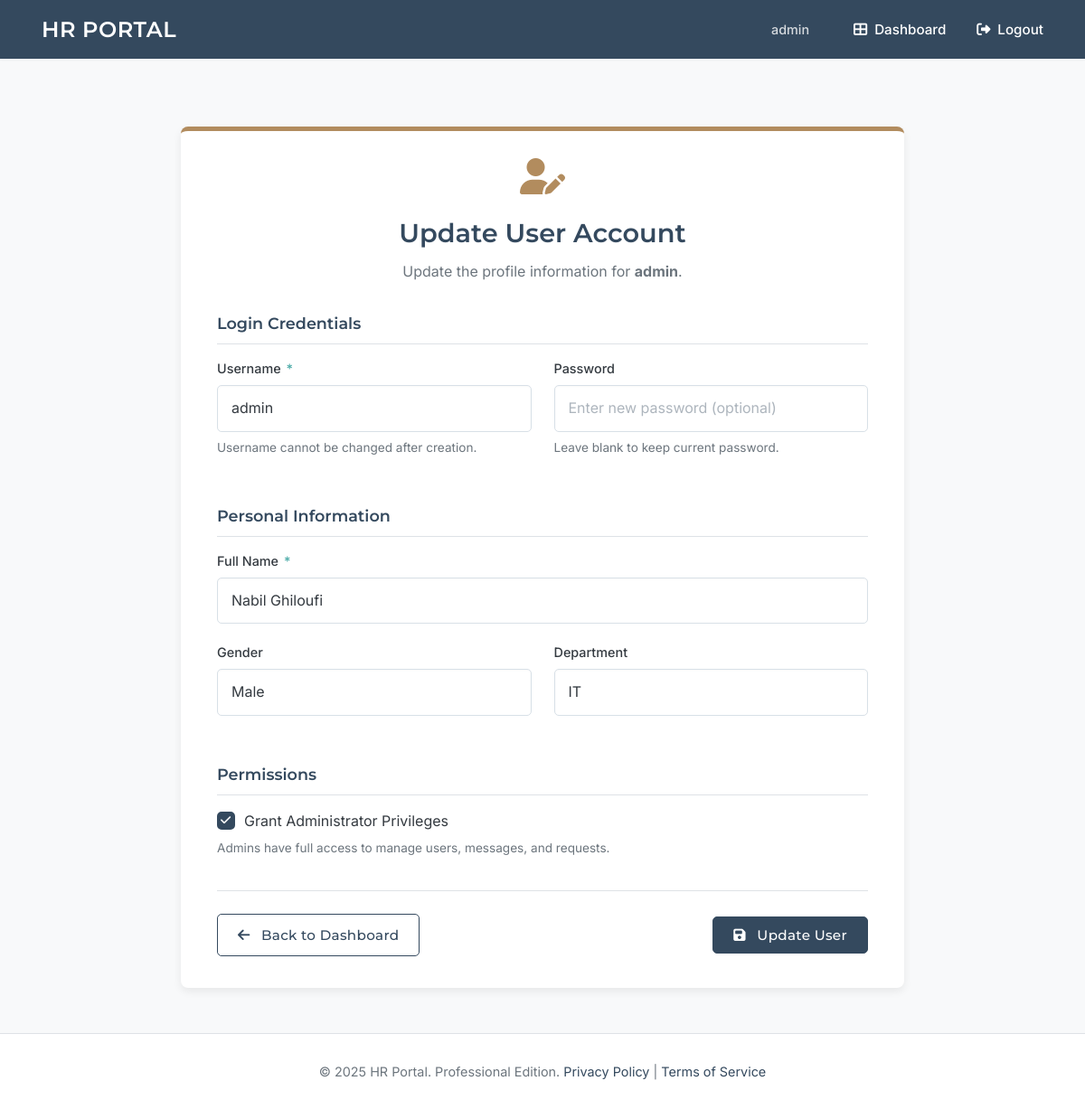
The page /admin/users/update/1 (signed in) on the database as committed earlier.
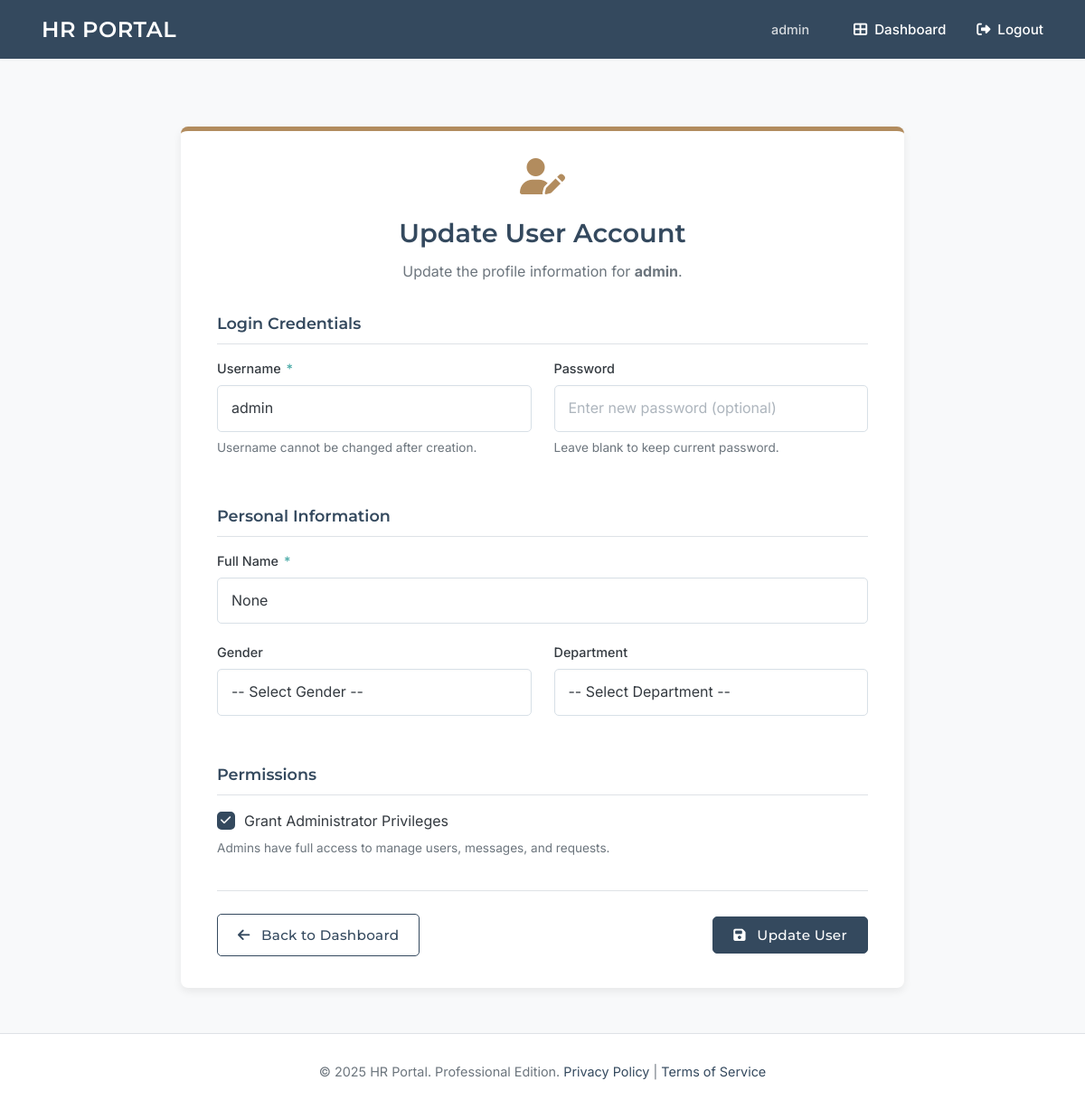
The same page on the database as committed later.
### tables this page shows
CREATE TABLE users (
    id INTEGER PRIMARY KEY AUTOINCREMENT,
    username TEXT UNIQUE NOT NULL,
    password_hash TEXT NOT NULL,
    is_admin BOOLEAN NOT NULL DEFAULT 0,
    full_name TEXT,             -- NEW
    gender TEXT,                -- NEW (e.g., 'male', 'female', 'other', 'prefer_not_to_say')
    department TEXT             -- NEW
);

### app.py (the view, shortened to what this page needs)
@app.route('/admin/users/update/<int:user_id>', methods=['GET', 'POST'])
@login_required
@admin_required
def admin_update_user(user_id):
    db = get_db()
    user_to_update = db.execute('SELECT id, username, is_admin, full_name, gender, department FROM users WHERE id = ?', (user_id,)).fetchone()
    if not user_to_update: flash('User not found.', 'error'); return redirect(url_for('dashboard'))
    return render_template('admin_user_form.html', action="Update", user=user_to_update, department_choices=DEPARTMENT_CHOICES, gender_choices=GENDER_CHOICES)

### app.py (called while the page is built)
def get_db():
    if 'db' not in g:
        try:
            os.makedirs(app.instance_path, exist_ok=True)
            os.makedirs(app.config['UPLOAD_FOLDER'], exist_ok=True)
            os.makedirs(app.config['PAYSLIP_UPLOAD_FOLDER'], exist_ok=True)
        except OSError as e:
            app.logger.error(f"Error creating instance/upload paths: {e}")
        g.db = sqlite3.connect(app.config['DATABASE'], detect_types=sqlite3.PARSE_DECLTYPES)
        g.db.row_factory = sqlite3.Row
    return g.db

def login_required(view):
    @wraps(view)
    def wrapped_view(**kwargs):
        if getattr(g, 'user', None) is None:
            flash('Please log in to access this page.', 'error'); return redirect(url_for('login', next=request.url))
        return view(**kwargs)
    return wrapped_view

def admin_required(view):
    @wraps(view)
    def wrapped_view(**kwargs):
        current_user = getattr(g, 'user', None)
        if not current_user or not current_user['is_admin']:
            flash('You do not have permission to access this page.', 'error'); return redirect(url_for('dashboard'))
        return view(**kwargs)
    return wrapped_view

### templates/admin_user_form.html (shortened to what the changed rows need)
{% extends 'base.html' %}
{% block content %}
<div class="admin-form-page-container">
    <div class="admin-form-card">
        <header class="form-card-header">
            <h1 class="page-title" style="margin-bottom: 5px; font-size: 1.8em;">{{ action }} User Account</h1>
            <p class="page-subtitle" style="margin-top: 0; font-size: 1em;">
                {% if action == 'Create' %}
                Provide the details to create a new user profile.
                {% else %}
                Update the profile information for <strong>{{ user.username }}</strong>.
                {% endif %}
            </p>
        </header>
        <form method="post" class="styled-form">
            <div class="form-row">
                <div class="form-group column">
                    <label for="username">Username <span class="required-asterisk">*</span></label>
                    <input type="text" name="username" id="username" class="form-control elegant-input"
                           value="{{ user.username if user else request.form.username or '' }}"
                           {{ 'readonly' if action == 'Update' else 'required' }}>
                    {% if action == 'Update' %}
                        <small class="form-text text-muted">Username cannot be changed after creation.</small>
                    {% endif %}
                </div>
            </div>
            <div class="form-group">
                <label for="full_name">Full Name <span class="required-asterisk">*</span></label>
                <input type="text" name="full_name" id="full_name" class="form-control elegant-input"
                       value="{{ user.full_name if user else request.form.full_name or '' }}" required>
            </div>
            <div class="form-row">
                <div class="form-group column">
                    <div class="select-wrapper elegant-select-wrapper">
                        <select name="gender" id="gender" class="form-control elegant-select">
                            <option value="" {{ 'selected' if not (user and user.gender) and not request.form.gender }}>-- Select Gender --</option>
                            {% for choice in gender_choices %}
                            <option value="{{ choice }}"
                                    {{ 'selected' if (user and user.gender == choice) or (request.form.gender == choice) }}>
                                {{ choice }}
                            </option>
                            {% endfor %}
                        </select>
                    </div>
                </div>
                <div class="form-group column">
                    <div class="select-wrapper elegant-select-wrapper">
                        <select name="department" id="department" class="form-control elegant-select">
                            <option value="" {{ 'selected' if not (user and user.department) and not request.form.department }}>-- Select Department --</option>
                            {% for choice in department_choices %}
                            <option value="{{ choice }}"
                                    {{ 'selected' if (user and user.department == choice) or (request.form.department == choice) }}>
                                {{ choice }}
                            </option>
                            {% endfor %}
                        </select>
                    </div>
                </div>
            </div>
        </form>
    </div>
</div>
{% endblock %}

### templates/base.html (shortened to what this page needs)
<!doctype html>
<html lang="en">
<head>
    <link rel="stylesheet" href="https://cdnjs.cloudflare.com/ajax/libs/font-awesome/6.4.0/css/all.min.css">
    <link rel="stylesheet" href="https://cdn.jsdelivr.net/npm/flatpickr/dist/flatpickr.min.css">
</head>
<body>
    <nav class="navbar">
        <a href="{{ url_for('index') }}" class="site-title">HR PORTAL</a>
        <div class="right">
            {% if g.user %}
                <span>{{ g.user.username }}</span>
                <a href="{{ url_for('dashboard') }}"><i class="fas fa-th-large fa-fw"></i> Dashboard</a>
                <a href="{{ url_for('logout') }}"><i class="fas fa-sign-out-alt fa-fw"></i> Logout</a>
            {% else %}
                <a href="{{ url_for('login') }}"><i class="fas fa-sign-in-alt fa-fw"></i> Login</a>
                <a href="{{ url_for('register') }}"><i class="fas fa-user-plus fa-fw"></i> Register</a>
            {% endif %}
        </div>
    </nav>
    <main class="container">
        {% block content %}{% endblock %}
    </main>
    <footer>
        © {{ now.year if now else '2024' }} HR Portal. Professional Edition.
        <a href="#">Privacy Policy</a> | <a href="#">Terms of Service</a>
    </footer>
</body>
</html>

Rows that differ between the two databases and show on the page:
changed users "admin": full_name "Nabil Ghiloufi" → (not shown)
Other text that changed with them:
form field full_name: (not shown) → "None"
form field gender: "Male" → "-- Select Gender --"
form field department: "IT" → "-- Select Department --"
